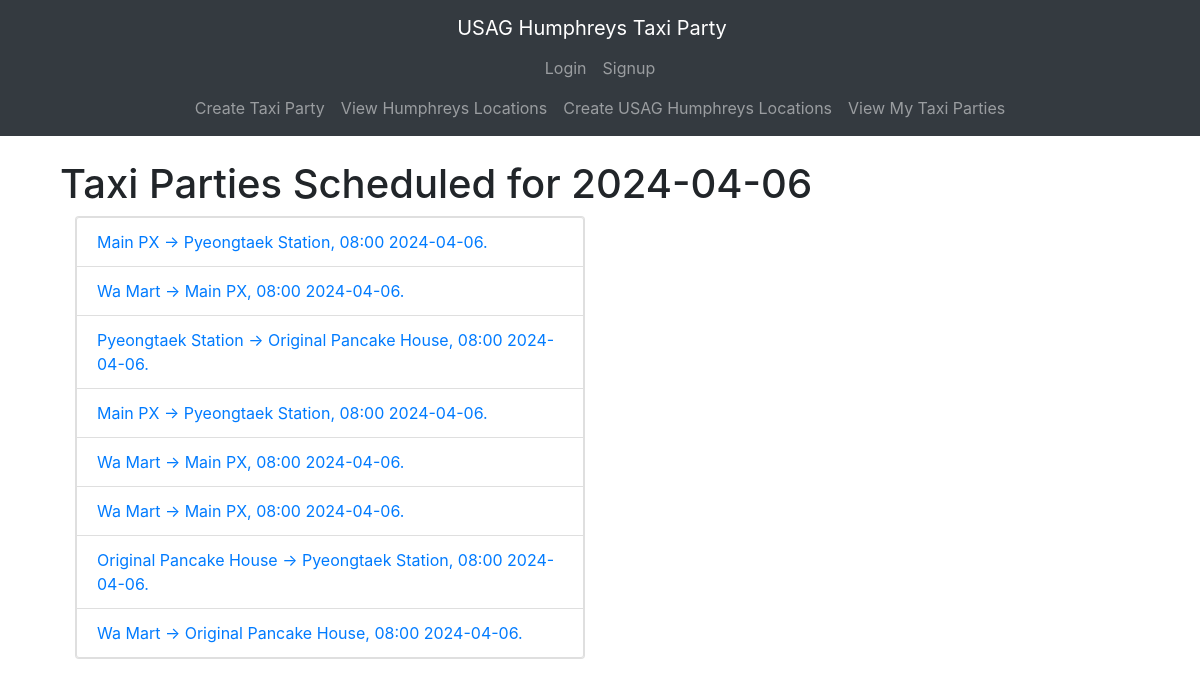
The app's page /taxiparty/2024-04-06/ with its own data.
### taxiparty/models.py (models this page shows, shortened)
class TaxiParty(models.Model):
    date = models.DateField(blank=False, default=datetime.date.today)
    time = models.TimeField(blank=False, default=datetime.time(8, 00))
    origin = models.ForeignKey(Location, on_delete=models.CASCADE, related_name='origin')
    destination = models.ForeignKey(Location, on_delete=models.CASCADE, related_name='destination')
    rider = models.ManyToManyField(User, related_name='rider')
    owner = models.ForeignKey(User, null=True, blank=True, on_delete=models.CASCADE, related_name='owner')
    def getAbsoluteUrl(self):
        return reverse("taxiparty:taxipartydynamic", kwargs={"id": self.id})
    def __str__(self) -> str:
        return f"{self.origin} -> {self.destination}, {self.time.__str__()[:5]} {self.date.__str__()}."

class Location(models.Model):
    name = models.TextField(blank=False, unique=True)
    def __str__(self) -> str:
        return self.name

### taxiparty/views.py (the view)
# urls.py: path('taxiparty/<slug:date>/', views.daily_party_view, name='dailyparty'),
def daily_party_view(request, date: str):
    try:
        year, month, day = [int(x) for x in date.split('-')]
        dateInDateTime = datetime.date(year, month, day)
        myParties = TaxiParty.objects.filter(date=dateInDateTime)
        context = {
            'date': dateInDateTime.__str__(),
            'partyList': myParties
        }
    except:
        messages.info(request, 'Oops! Wrong Date Entered! Please enter a valid date.')
        context = {
            'partyList': []
        }
    return render(request, "dailyparty.html", context)

### taxiparty/templates/dailyparty.html
{% extends 'base.html' %}
{% block content %}
<div class="container mt-4">
    {% if messages %}
    <ul class="messages">
        {% for message in messages %}
        <li{% if message.tags %} class="{{ message.tags }}"{% endif %}>{{ message }}</li>
        {% endfor %}
    </ul>
    {% else %}
    <h1>Taxi Parties Scheduled for {{ date }}</h1>
    {% endif %}
    <div class="col-md-6">
        <div class="card">
            {% include 'viewtaxiparty.html' with partyList=partyList %}
        </div>
    </div>
</div>
{% endblock %}

### taxiparty/templates/viewtaxiparty.html
<ul class="list-group">
    {% for party in partyList %}
        <li class="list-group-item">
            <a href="{{ party.getAbsoluteUrl }}" class="text-decoration-none">{{ party }}</a>
        </li>
    {% endfor %}
</ul>

### records on screen
TaxiParty: origin+destination+time "Main PX -> Pyeongtaek Station, 08:00 2024-04-06."
TaxiParty: origin+destination+time "Wa Mart -> Main PX, 08:00 2024-04-06."
TaxiParty: origin+destination+time "Pyeongtaek Station -> Original Pancake House, 08:00 2024-04-06."
TaxiParty: origin+destination+time "Main PX -> Pyeongtaek Station, 08:00 2024-04-06."
TaxiParty: origin+destination+time "Wa Mart -> Main PX, 08:00 2024-04-06."
TaxiParty: origin+destination+time "Wa Mart -> Main PX, 08:00 2024-04-06."
TaxiParty: origin+destination+time "Original Pancake House -> Pyeongtaek Station, 08:00 2024-04-06."
TaxiParty: origin+destination+time "Wa Mart -> Original Pancake House, 08:00 2024-04-06."

### other values on screen
{{ date }} "2024-04-06"
